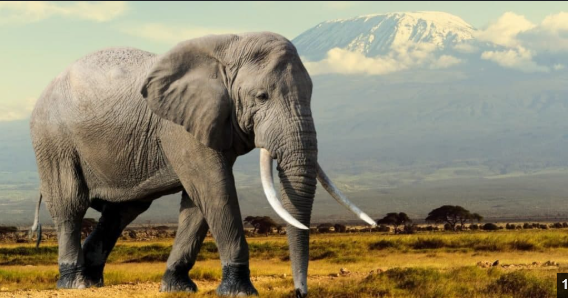
#> input picture data/images/elephant1.png, 568 x 298 px
$ python -i preprocessor.py   (imports and definitions only)
#> lines starting #> are read from the running program, lines starting #| are printed output that depends on the picture
"""
Image Preprocessing Utilities
Handles image validation, color space conversion, and resizing for RT-DETR inference.
"""

from __future__ import annotations
from typing import Tuple
import cv2
import numpy as np


class Preprocessor:
    """Handles image preprocessing before model inference."""

    def __init__(
        self,
        image_size: Tuple[int, int] = (640, 640),
        convert_rgb: bool = True,
    ) -> None:
        self.image_size = image_size
        self.convert_rgb = convert_rgb

    @staticmethod
    def validate(frame: np.ndarray) -> None:
        """Validate input OpenCV numpy image frame."""
        if frame is None:
            raise ValueError("Input frame is None.")
        if not isinstance(frame, np.ndarray):
            raise TypeError("Input frame must be a numpy.ndarray.")
        if frame.size == 0:
            raise ValueError("Input frame is empty.")
        if frame.ndim not in (2, 3):
            raise ValueError("Input frame must have 2 or 3 dimensions.")

    def resize(self, frame: np.ndarray) -> np.ndarray:
        """Resize frame to target dimensions."""
        return cv2.resize(frame, self.image_size, interpolation=cv2.INTER_LINEAR)

    def convert_color(self, frame: np.ndarray) -> np.ndarray:
        """Convert BGR image to RGB if requested."""
        if not self.convert_rgb:
            return frame
        return cv2.cvtColor(frame, cv2.COLOR_BGR2RGB)

    def preprocess(self, frame: np.ndarray) -> np.ndarray:
        """Execute full preprocessing pipeline."""
        self.validate(frame)
        frame = self.resize(frame)
        frame = self.convert_color(frame)
        return frame

    def __call__(self, frame: np.ndarray) -> np.ndarray:
        return self.preprocess(frame)

>>> import cv2
>>> picture = cv2.imread('../data/images/elephant1.png')
#> picture is the input picture: shape (298, 568, 3); mean B, G, R 110, 135.4, 143.4
>>> result = Preprocessor().preprocess(picture)
#> in resize, `return cv2.resize(frame, self.image_size, interpolation=cv2.INTER_LINE..`:
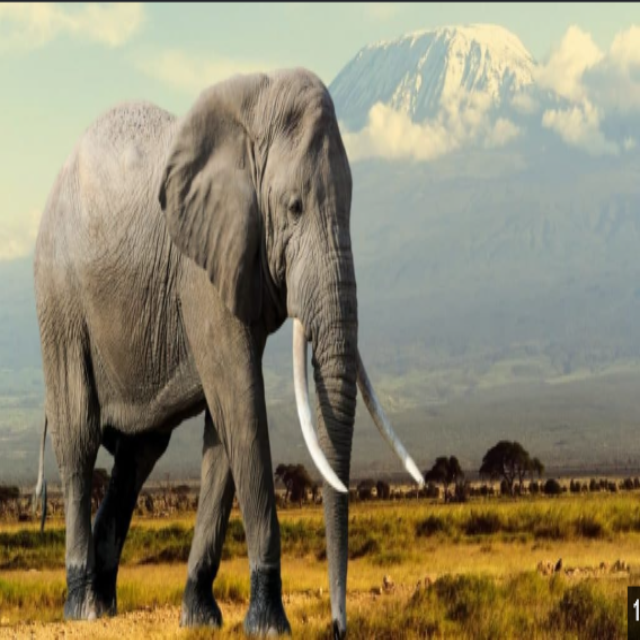
#> returned value: shape (640, 640, 3); mean of channels 0, 1, 2 109.9, 135.3, 143.3; drawn as B, G, R
